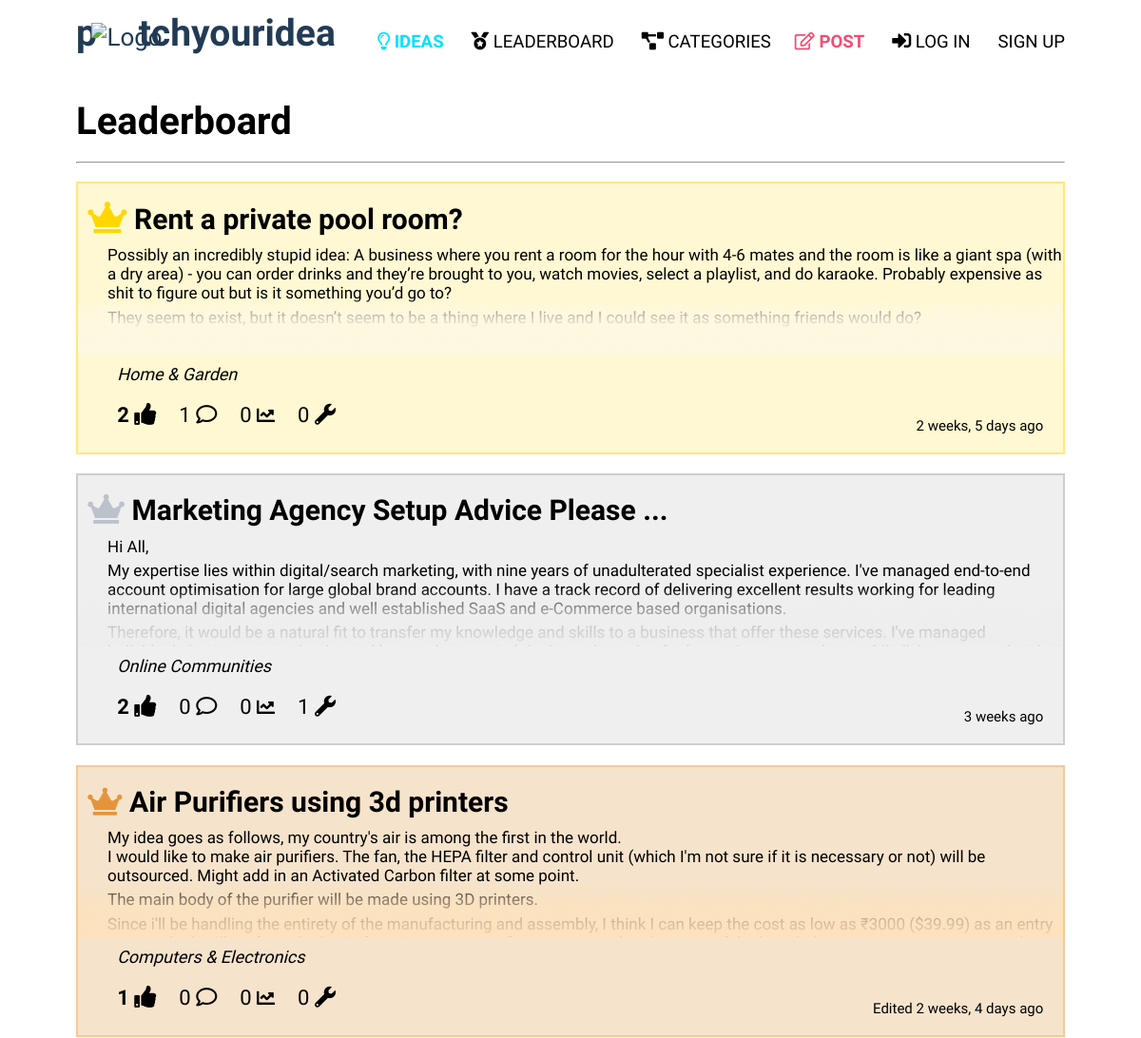
Page /leaderboard (upper part) on the earlier database version.
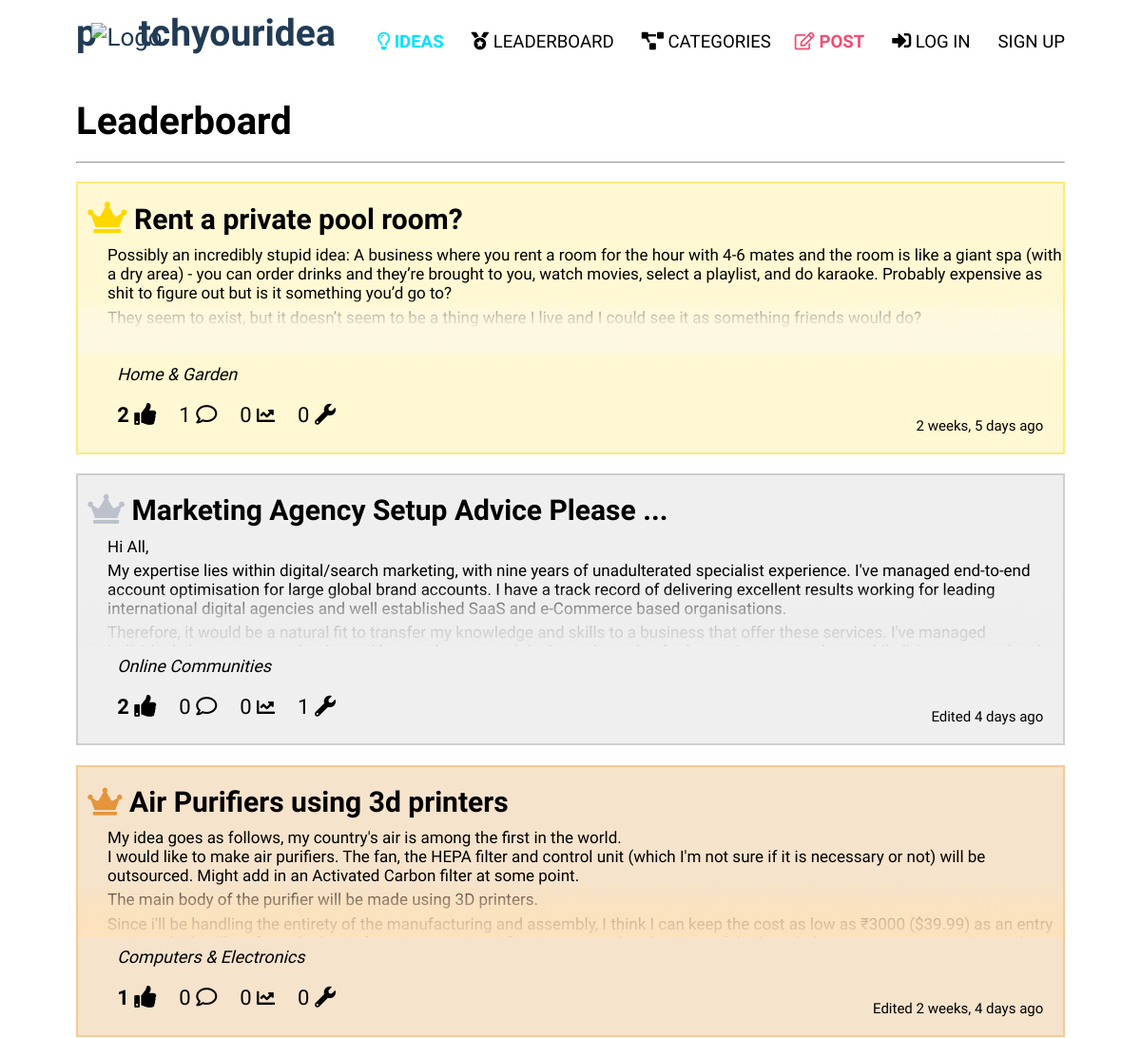
Same page on the later database version.
### website/models.py (models this page shows, shortened)
class Post(models.Model):
    user = models.ForeignKey(User, on_delete=models.CASCADE, related_name="owner")
    title = models.CharField(max_length=64, default='Untitled')
    post = RichTextField(blank=True, null=True)
    image1 = models.ImageField(blank=True, null=True, upload_to="images/")
    image2 = models.ImageField(blank=True, null=True, upload_to="images/")
    image3 = models.ImageField(blank=True, null=True, upload_to="images/")
    image4 = models.ImageField(blank=True, null=True, upload_to="images/")
    image5 = models.ImageField(blank=True, null=True, upload_to="images/")
    category = models.CharField(choices=category_choices, max_length=64, default='Others')
    timestamp = models.DateTimeField(auto_now_add=True)
    editedtrue = models.CharField(max_length=64, default='')
    updated_timestamp = models.DateTimeField(auto_now=True)
    liked = models.ManyToManyField(User, related_name="liked_user")
    favourited = models.ManyToManyField(User, related_name="favourited_user")
    updates = models.IntegerField(default='0', null=True)

### website/views.py (the view)
# urls.py: path("leaderboard", views.leaderboard, name="leaderboard"),
def leaderboard(request):
    post1 = Post.objects.annotate(count=Count('liked')).latest('count')
    post2 = Post.objects.exclude(pk=post1.pk).annotate(count=Count('liked')).latest('count')
    excludes1 = [post1.pk, post2.pk]
    post3 = Post.objects.exclude(pk__in=excludes1).annotate(count=Count('liked')).latest('count')
    excludes2 = [post1.pk, post2.pk, post3.pk]
    postsremaining = Post.objects.exclude(pk__in=excludes2).annotate(score=Count('liked')).order_by('-timestamp').order_by('-score')
    return render(request, "website/leaderboard.html", {
        "postsremaining": postsremaining,
        "post1": post1,
        "post2": post2,
        "post3": post3
    })

### website/templates/website/leaderboard.html (shortened to what the changed rows need)
{% extends 'website/layout2.html' %}
{% load static %}
{% load mathfilters %}
{% load humanize %}
{% load multifor %}
{% load post_tags %}
{% block body %}
    <div class="max-width">
        <div class="ideaboard">
            <h2>Leaderboard</h2>
            <br>
            <br>
            {% if post2 %}
                <a href="{% url 'idea' post2.id %}" class="ideaparenta">
                    <div class='idea2nd'>
                        <br>
                        <li class="ideaparentli">
                            <h4> <i class="fas fa-crown"></i> {{ post2.title }}</h4>
                            <div class='idea-content'><p>{{ post2.post|safe }}</p></div>
                            <ul class='idea-details'>
                                    <li><h6 class="idea-category">{{ post2.category }}</h6></li>
                                    <br>
                                    <li><h5 title="Likes">{{ post2.liked.all.count }} <i class="fa fa-thumbs-up"></i></h5></li>
                                    <li><h6 title="Comments">{{ post2.comments.all.count }} <i class="far fa-comment"></i></h6></li>
                                    <li><h6 title="Tracks">{{ post2.favourited.all.count }} <i class="fas fa-chart-line"></i></h6></li>
                                    <li><h6 title="Updates">{{post2.updates}} <i class="fas fa-wrench"></i></h6></li>
                            </ul>
                            <ul class="idea-timestamp">
                                <li><p>{{post2.editedtrue}} {{ post2.timestamp|naturaltime }}</p></li>
                            </ul>
                        </li>
                        <br>
                    </div>
                </a>
            {% endif %}
        </div>
    </div>
{% endblock %}

Differences in the rows shown:
changed Post "Online Communities": editedtrue (not shown) → "Edited"; timestamp "3 weeks ago" → "4 days ago"
